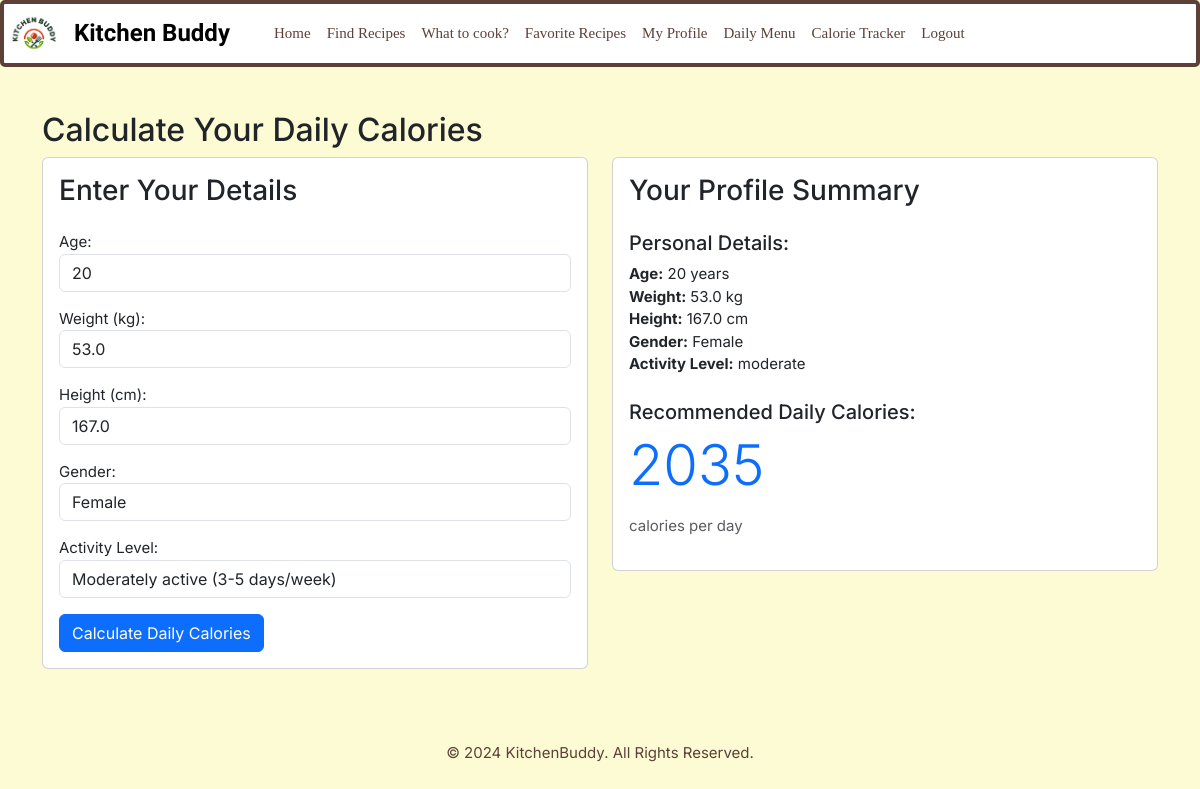
/accounts/profile/ (signed in), run on the app's committed database.
### Users/models.py (models this page shows, shortened)
class Profile(models.Model):
    GENDER = [ ('Male', 'Male'), ('Female', 'Female')]
    ACTIVITY = (('sedentary', 'sedentary'), ('light', 'light active'),
                ('moderate', 'moderate active'), ('very', 'very active'))
    user = models.OneToOneField(User, on_delete=models.CASCADE)
    age = models.IntegerField(null=True, blank=True)
    gender = models.CharField(max_length=6, choices=GENDER, blank=True)
    weight = models.FloatField(null=True, blank=True)
    height = models.FloatField(null=True, blank=True)
    activity = models.CharField(max_length=20, choices=ACTIVITY, blank=True)
    calories = models.IntegerField(null=True, blank=True)

### Users/views.py (the view, shortened to what this page needs)
# urls.py: path('profile/', views.profile, name='profile')
@login_required
def profile(request):
    try:
        user_profile = request.user.profile
    except Profile.DoesNotExist:
        user_profile = Profile(user=request.user)
    context = {
        'user_profile': user_profile
    }
    return render(request, 'Users/profile.html', context)

### Users/templates/Users/profile.html (shortened to what this page needs)
{% extends 'base.html' %}
{% block content %}
<div class="container mt-4">
    <h2>Calculate Your Daily Calories</h2>
    <div class="row">
        <div class="col-md-6">
            <div class="card">
                <div class="card-body">
                    <h3 class="card-title mb-4">Enter Your Details</h3>
                    <form method="post">
                        <div class="form-group mb-3">
                            <label for="age">Age:</label>
                            <input type="number" class="form-control" id="age" name="age"
                                   value="{{ user_profile.age|default:'' }}" required>
                        </div>
                        <div class="form-group mb-3">
                            <label for="weight">Weight (kg):</label>
                            <input type="number" step="0.1" class="form-control" id="weight" name="weight"
                                   value="{{ user_profile.weight|default:'' }}" required>
                        </div>
                        <div class="form-group mb-3">
                            <label for="height">Height (cm):</label>
                            <input type="number" step="0.1" class="form-control" id="height" name="height"
                                   value="{{ user_profile.height|default:'' }}" required>
                        </div>
                        <div class="form-group mb-3">
                            <label for="gender">Gender:</label>
                            <select class="form-control" id="gender" name="gender" required>
                                <option value="Female" {% if user_profile.gender == 'Female' %}selected{% endif %}>Female</option>
                            </select>
                        </div>
                        <div class="form-group mb-3">
                            <label for="activity">Activity Level:</label>
                            <select class="form-control" id="activity" name="activity" required>
                                <option value="moderate" {% if user_profile.activity == 'moderate' %}selected{% endif %}>
                                    Moderately active (3-5 days/week)
                                </option>
                            </select>
                        </div>
                        <button type="submit" class="btn btn-primary">Calculate Daily Calories</button>
                    </form>
                </div>
            </div>
        </div>
        <div class="col-md-6">
            {% if user_profile.age or user_profile.calories %}
            <div class="card">
                <div class="card-body">
                    <h3 class="card-title mb-4">Your Profile Summary</h3>
                    {% if user_profile.age %}
                    <div class="mb-3">
                        <h5>Personal Details:</h5>
                        <ul class="list-unstyled">
                            <li><strong>Age:</strong> {{ user_profile.age }} years</li>
                            <li><strong>Weight:</strong> {{ user_profile.weight }} kg</li>
                            <li><strong>Height:</strong> {{ user_profile.height }} cm</li>
                            <li><strong>Gender:</strong> {{ user_profile.gender }}</li>
                            <li><strong>Activity Level:</strong> {{ user_profile.activity }}</li>
                        </ul>
                    </div>
                    {% endif %}
                    {% if user_profile.calories %}
                    <div class="mt-4">
                        <h5>Recommended Daily Calories:</h5>
                        <p class="display-4 text-primary">{{ user_profile.calories }}</p>
                        <p class="text-muted">calories per day</p>
                    </div>
                    {% endif %}
                </div>
            </div>
            {% endif %}
        </div>
    </div>
</div>
{% endblock %}

### static/css/base.css (style rules this page uses)
html { height: 100%; }
body { background-color: #fdfbd4; font-family: "Inter", sans-serif; font-size: 15px; line-height: 1.5; box-sizing: border-box; margin: 0; min-height: 100vh; display: flex; flex-direction: column; position: relative; overflow: scroll; width: 100%; }

### data on the page
Profile: age "20", weight "53.0", height "167.0", gender "Female", activity "Moderately active (3-5 days/week)", activity "moderate", calories "2035"
